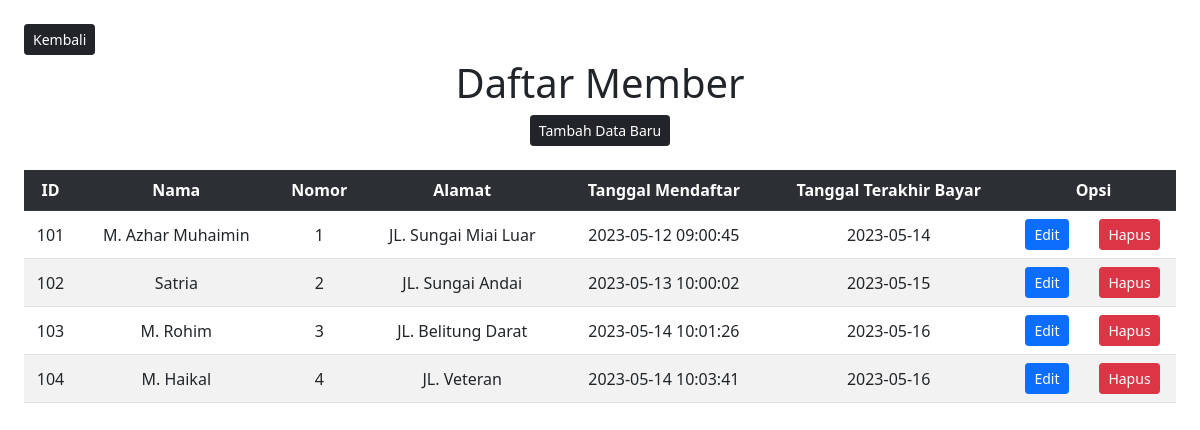
The page /Member.php on the database its author committed.
### tables this page shows
CREATE TABLE `member` (
  `id_member` int(13) NOT NULL,
  `nama_member` varchar(250) NOT NULL,
  `nomor_member` varchar(15) NOT NULL,
  `alamat` text NOT NULL,
  `tgl_mendaftar` datetime NOT NULL,
  `tgl_terakhir_bayar` date NOT NULL
);

### Model.php (called while the page is built, shortened)
<?php
function selectalldata($table)
{
  $select = "SELECT * FROM $table";
  $select1 = mysqli_query($GLOBALS['connect'], $select);
  return $select1;
}

### Member.php (the view, shortened to what this page needs)
<?php
require "Model.php";
?>
<!doctype html>
<html lang="en">
<head>
  <link href="https://cdn.jsdelivr.net/npm/bootstrap@5.1.3/dist/css/bootstrap.min.css" rel="stylesheet">
</head>
<body>
  <a href="index.php"><button type="button" class="btn btn-dark btn-sm mt-4 ms-4">Kembali</button></a>
  <h1 class="mt-1">Daftar Member</h1>
  <center><a href="FormMember.php"><button type="button" class="btn btn-dark btn-sm">Tambah Data Baru</button></a></center>
  <div class="table-responsive mx-4 mt-4">
    <table class="table table-striped align-middle">
      <tr class="table-dark">
        <th>ID</th>
        <th>Nama</th>
        <th>Nomor</th>
        <th>Alamat</th>
        <th>Tanggal Mendaftar</th>
        <th>Tanggal Terakhir Bayar</th>
        <th colspan="2">Opsi</th>
      </tr>
      <?php
      $result = selectalldata("member");
      while ($data = mysqli_fetch_array($result)) { ?>
        <tr>
          <td><?php echo $data['id_member'] ?></td>
          <td><?php echo $data['nama_member'] ?></td>
          <td><?php echo $data['nomor_member'] ?></td>
          <td><?php echo $data['alamat'] ?></td>
          <td><?php echo $data['tgl_mendaftar'] ?></td>
          <td><?php echo $data['tgl_terakhir_bayar'] ?></td>
          <td style="text-align: center;"><a href="FormMember.php?id_member=<?php echo $data['id_member']; ?>"><button class="btn btn-primary btn-sm">Edit</button></a></td>
          <td style="text-align: center;"><a href="Member.php?id_member=<?php echo $data['id_member']; ?>" onclick="return confirm('Hapus data?')"><button class="btn btn-danger btn-sm">Hapus</button></a></td>
        </tr>
      <?php } ?>
    </table>
  </div>
</body>
</html>

### Member.php (style rules this page uses)
h1, table { text-align: center; }

### rows shown on the page
member: id_member "101", nama_member "M. Azhar Muhaimin", nomor_member "1", alamat "JL. Sungai Miai Luar", tgl_mendaftar "2023-05-12 09:00:45", tgl_terakhir_bayar "2023-05-14"
member: id_member "102", nama_member "Satria", nomor_member "2", alamat "JL. Sungai Andai", tgl_mendaftar "2023-05-13 10:00:02", tgl_terakhir_bayar "2023-05-15"
member: id_member "103", nama_member "M. Rohim", nomor_member "3", alamat "JL. Belitung Darat", tgl_mendaftar "2023-05-14 10:01:26", tgl_terakhir_bayar "2023-05-16"
member: id_member "104", nama_member "M. Haikal", nomor_member "4", alamat "JL. Veteran", tgl_mendaftar "2023-05-14 10:03:41", tgl_terakhir_bayar "2023-05-16"
